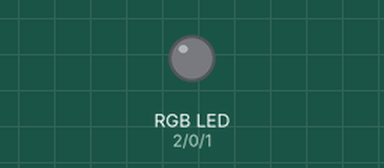
Bench run of a sketch on a simulated Arduino Uno, built with avr-gcc and run on an emulated ATmega328P. Parts: an RGB LED mixed from three pins (HIGH = lit).

Above: at 0.6 s.
At 2.25 s:
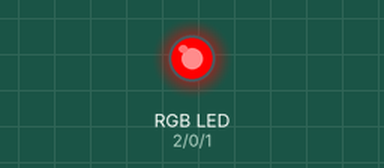
At 4.45 s:
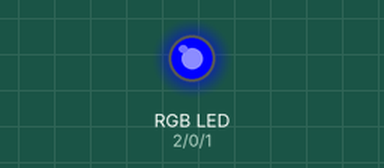
At 6.65 s:
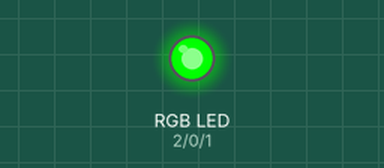
Timing chart, 0 to 7.6 s (numbered marks = the images above):
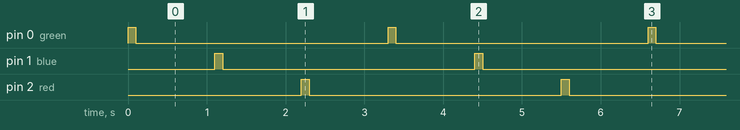

The sketch:

rgb.ino
```cpp
// C++ code
//

int red = 2;
int blue = 1;
int green = 0;


void setup()
{
  pinMode(green, OUTPUT);
  pinMode(blue, OUTPUT);
  pinMode(red, OUTPUT);
}


void loop()
{
  digitalWrite(green, HIGH);
  delay(100);
  digitalWrite(green, LOW);
  delay(1000);
  digitalWrite(blue, HIGH);
  delay(100);
  digitalWrite(blue, LOW);
  delay(1000);
  digitalWrite(red, HIGH);
  delay(100);
  digitalWrite(red, LOW);
  delay(1000);
}
```

Measured:
- by itself, pin 0 (green), pin 1 (blue), pin 2 (red): alternates HIGH for 0.10 s and LOW for 3.2 s
- by itself, everything shown: repeats every 3.3 s, in 6 steps
